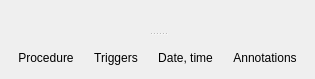
<?xml version="1.0" encoding="UTF-8"?>
<ui version="4.0">
 <class>BaseScipyenDataWidget</class>
 <widget class="QWidget" name="BaseScipyenDataWidget">
  <property name="geometry">
   <rect>
    <x>0</x>
    <y>0</y>
    <width>290</width>
    <height>79</height>
   </rect>
  </property>
  <property name="windowTitle">
   <string>Form</string>
  </property>
  <layout class="QGridLayout" name="gridLayout">
   <item row="0" column="0">
    <widget class="QSplitter" name="splitter">
     <property name="orientation">
      <enum>Qt::Orientation::Vertical</enum>
     </property>
     <property name="handleWidth">
      <number>3</number>
     </property>
     <widget class="DataExchangeWidget" name="dataExchangeWidget" native="true"/>
     <widget class="QWidget" name="">
      <layout class="QVBoxLayout" name="verticalLayout">
       <item>
        <widget class="NameDescriptionWidget" name="nameDescriptionWidget" native="true"/>
       </item>
       <item>
        <widget class="BiologicalSourceWidget" name="widget" native="true"/>
       </item>
       <item>
        <layout class="QHBoxLayout" name="horizontalLayout">
         <item>
          <widget class="QToolButton" name="procedureToolButton">
           <property name="toolTip">
            <string>Procedure (treatment, etc)</string>
           </property>
           <property name="statusTip">
            <string>Procedure (treatment, etc)</string>
           </property>
           <property name="whatsThis">
            <string>Procedure (treatment, etc)</string>
           </property>
           <property name="text">
            <string>Procedure</string>
           </property>
           <property name="icon">
            <iconset theme="configure"/>
           </property>
           <property name="autoRaise">
            <bool>true</bool>
           </property>
          </widget>
         </item>
         <item>
          <widget class="QToolButton" name="triggersToolButton">
           <property name="toolTip">
            <string>Detect and edit trigger protocols</string>
           </property>
           <property name="statusTip">
            <string>Detect and edit trigger protocols</string>
           </property>
           <property name="whatsThis">
            <string>Detect and edit trigger protocols</string>
           </property>
           <property name="text">
            <string>Triggers</string>
           </property>
           <property name="icon">
            <iconset theme="network-connect"/>
           </property>
           <property name="autoRaise">
            <bool>true</bool>
           </property>
          </widget>
         </item>
         <item>
          <widget class="QToolButton" name="dateTimeToolButton">
           <property name="toolTip">
            <string>Date, time of recording and  analysis</string>
           </property>
           <property name="statusTip">
            <string>Date, time of recording and  analysis</string>
           </property>
           <property name="whatsThis">
            <string>Date, time of recording and  analysis</string>
           </property>
           <property name="text">
            <string>Date, time</string>
           </property>
           <property name="icon">
            <iconset theme="change-date-symbolic"/>
           </property>
           <property name="autoRaise">
            <bool>true</bool>
           </property>
          </widget>
         </item>
         <item>
          <widget class="QToolButton" name="annotationsToolButton">
           <property name="toolTip">
            <string>Additional structured descriptors (key, value pairs)</string>
           </property>
           <property name="statusTip">
            <string>Additional structured descriptors (key, value pairs)</string>
           </property>
           <property name="whatsThis">
            <string>Additional structured descriptors (key, value pairs)</string>
           </property>
           <property name="text">
            <string>Annotations</string>
           </property>
           <property name="icon">
            <iconset theme="settings-configure"/>
           </property>
           <property name="autoRaise">
            <bool>true</bool>
           </property>
          </widget>
         </item>
         <item>
          <spacer name="horizontalSpacer_2">
           <property name="orientation">
            <enum>Qt::Orientation::Horizontal</enum>
           </property>
           <property name="sizeHint" stdset="0">
            <size>
             <width>40</width>
             <height>20</height>
            </size>
           </property>
          </spacer>
         </item>
        </layout>
       </item>
      </layout>
     </widget>
    </widget>
   </item>
  </layout>
 </widget>
 <customwidgets>
  <customwidget>
   <class>DataExchangeWidget</class>
   <extends>QWidget</extends>
   <header location="global">gui.widgets.dataclasswidgets.dataexchangewidget</header>
   <container>1</container>
  </customwidget>
  <customwidget>
   <class>NameDescriptionWidget</class>
   <extends>QWidget</extends>
   <header location="global">gui.widgets.dataclasswidgets.namedescriptionwidget</header>
   <container>1</container>
  </customwidget>
  <customwidget>
   <class>BiologicalSourceWidget</class>
   <extends>QWidget</extends>
   <header location="global">gui.widgets.dataclasswidgets.biologicalsourcewidget</header>
   <container>1</container>
  </customwidget>
 </customwidgets>
 <resources/>
 <connections/>
</ui>
